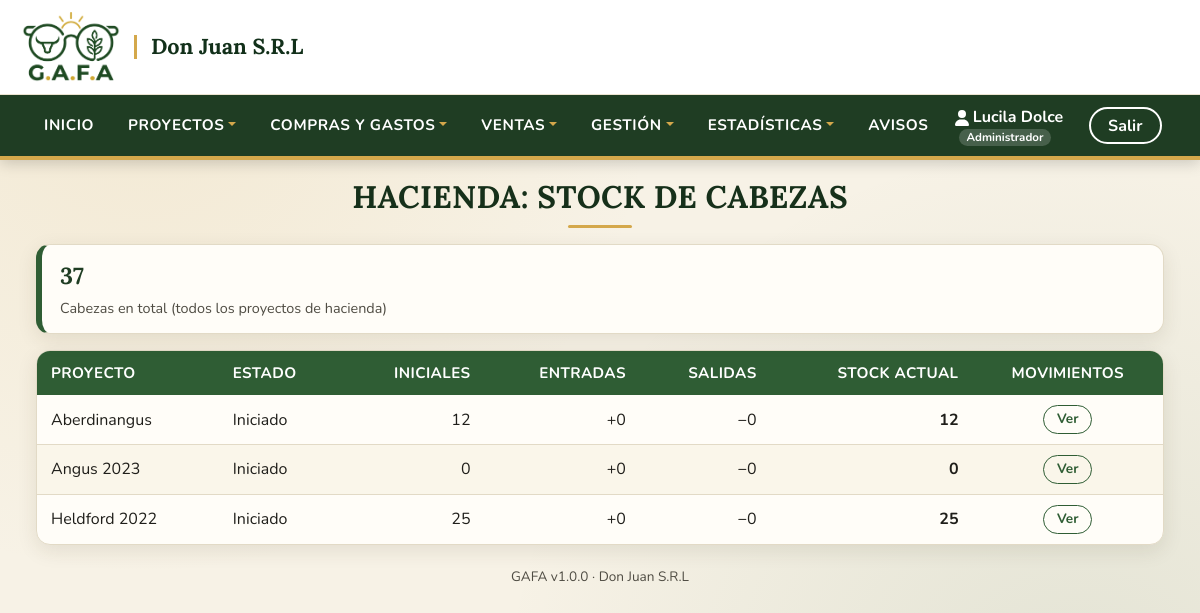
Screenshot of /movimientosHacienda.php (signed in) with the database file from the repository.
### tables this page shows
CREATE TABLE `usuarios` (
  `id_usuario` int(11) NOT NULL AUTO_INCREMENT,
  `usuario` varchar(45) NOT NULL,
  `password` varchar(255) NOT NULL,
  `nombre` varchar(45) NOT NULL,
  `apellido` varchar(45) NOT NULL,
  `id_tipoUsuario` int(11) NOT NULL,
  `id_EstadoUsuario` int(1) NOT NULL,
  PRIMARY KEY (`id_usuario`)
);

CREATE TABLE `proyectos` (
  `id_Proyecto` int(11) NOT NULL AUTO_INCREMENT,
  `id_Parcela` int(11) NOT NULL,
  `nombreProyecto` varchar(45) NOT NULL,
  `id_TipoProyecto` int(11) NOT NULL,
  `cantidadHas` int(11) NOT NULL,
  `id_EstadoProyecto` int(11) NOT NULL,
  PRIMARY KEY (`id_Proyecto`)
);

CREATE TABLE `estadoproyecto` (
  `id_EstadoProyecto` int(11) NOT NULL AUTO_INCREMENT,
  `estado` varchar(45) NOT NULL,
  PRIMARY KEY (`id_EstadoProyecto`)
);

### Modelo/Auth.php (called while the page is built, shortened)
<?php
function e($valor): string
{
    return htmlspecialchars((string)$valor, ENT_QUOTES, 'UTF-8');
}
function nombrePropio(?string $texto): string
{
    $texto = trim((string)preg_replace('/\s+/u', ' ', (string)$texto));
    $palabras = explode(' ', mb_strtolower($texto, 'UTF-8'));
    foreach ($palabras as $i => $p) {
        $palabras[$i] = preg_replace_callback('/(^|[\'\-])(\p{L})/u', function ($m) {
            return $m[1] . mb_strtoupper($m[2], 'UTF-8');
        }, $p);
    }
    return implode(' ', $palabras);
}
function rolUsuario($conexion): int
{
    static $cache = [];
    $usuario = (string)($_SESSION['usuario'] ?? '');
    if (!isset($cache[$usuario])) {
        $stmt = $conexion->prepare("SELECT id_tipoUsuario FROM usuarios WHERE usuario = ?");
        $stmt->bind_param("s", $usuario);
        $stmt->execute();
        $fila = $stmt->get_result()->fetch_assoc();
        $cache[$usuario] = $fila ? (int)$fila['id_tipoUsuario'] : 0;
    }
    return $cache[$usuario];
}
function nombreRol(int $rol): string
{
    return [ROL_ADMIN => 'Administrador', ROL_LECTOR => 'Lector', ROL_OPERADOR => 'Operador'][$rol] ?? 'Sin rol';
}
function puedeEscribir($conexion): bool
{
    return in_array(rolUsuario($conexion), [ROL_ADMIN, ROL_OPERADOR], true);
}

### Modelo/Empresa.php (called while the page is built, shortened)
<?php
require_once __DIR__ . '/Moneda.php';
function empresaPorDefecto(): array
{
    return [
        'nombre' => 'Don Juan S.R.L',
        'lema' => 'Ganadería y Agricultura de Fácil Administración',
        'cuit' => '', 'email' => '', 'telefono' => '', 'direccion' => '',
        'color' => EMPRESA_COLOR_BASE,
        'logo' => '',
    ];
}
function empresa($conexion = null, bool $recargar = false): array
{
    static $cache = null;
    if ($cache !== null) return $cache;
    $datos = empresaPorDefecto();
    $cache = $datos;
    return $cache;
}

### Modelo/Hacienda.php (called while the page is built, shortened)
<?php
require_once __DIR__ . '/Moneda.php';
function haciendaListas($conexion): bool
{
    return tablaExiste($conexion, 'movimientoshacienda');
}
function stockHacienda($conexion, int $id): array
{
    $s = $conexion->prepare("SELECT COALESCE(SUM(cantidadCabezas), 0) FROM detallehacienda WHERE id_Proyecto = ?");
    $s->bind_param('i', $id);
    $s->execute();
    $ini = (int)$s->get_result()->fetch_row()[0];
    $ent = $sal = 0;
    if (haciendaListas($conexion)) {
        $s = $conexion->prepare("SELECT tipo, SUM(cantidad) FROM movimientoshacienda WHERE id_Proyecto = ? GROUP BY tipo");
        $s->bind_param('i', $id);
        $s->execute();
        foreach ($s->get_result()->fetch_all() as [$t, $c]) {
            if ((MOVIMIENTOS_HACIENDA[$t] ?? 0) > 0) $ent += (int)$c; else $sal += (int)$c;
        }
    }
    return ['inicial' => $ini, 'entradas' => $ent, 'salidas' => $sal, 'actual' => $ini + $ent - $sal];
}
function proyectosConStock($conexion): array
{
    $ps = mysqli_fetch_all(mysqli_query($conexion, "SELECT p.id_Proyecto, p.nombreProyecto, e.estado FROM proyectos p
        LEFT JOIN estadoproyecto e ON e.id_EstadoProyecto = p.id_EstadoProyecto WHERE p.id_TipoProyecto = 1 ORDER BY p.nombreProyecto"), MYSQLI_ASSOC);
    foreach ($ps as &$p) $p += stockHacienda($conexion, (int)$p['id_Proyecto']);
    return $ps;
}

### Modelo/Moneda.php (called while the page is built, shortened)
<?php
function tablaExiste($conexion, string $tabla): bool
{
    $stmt = $conexion->prepare("SELECT 1 FROM information_schema.tables WHERE table_schema = DATABASE() AND table_name = ?");
    $stmt->bind_param("s", $tabla);
    $stmt->execute();
    $existe = (bool)$stmt->get_result()->fetch_row();
    return $existe;
}

### movimientosHacienda.php (the view, shortened to what this page needs)
<?php
include('./Template/Cabecera.php');
include('./Modelo/Conexion.php');
include_once('./Modelo/Auth.php');
include_once('./Modelo/Hacienda.php');
include_once('./Modelo/Ventas.php');
$id = (int)($_GET['no'] ?? 0);
if ($id === 0 || !esProyectoHacienda($conexion, $id)) {
    $ps = proyectosConStock($conexion);
    $total = array_sum(array_column($ps, 'actual'));
    ?>
<center>
    <h1>HACIENDA: STOCK DE CABEZAS</h1>
    <div class="resumen-alquiler"><div class="tarjeta-resumen"><span class="num"><?php echo (int)$total; ?></span><span>Cabezas en total (todos los proyectos de hacienda)</span></div></div>
    <?php if (!$ps) { ?><p class="sin-datos">No hay proyectos de hacienda.</p><?php } else { ?>
    <table><thead><tr><th>Proyecto</th><th>Estado</th><th style="text-align:right;">Iniciales</th><th style="text-align:right;">Entradas</th><th style="text-align:right;">Salidas</th><th style="text-align:right;">Stock actual</th><th style="text-align:center;">Movimientos</th></tr></thead><tbody>
        <?php foreach ($ps as $p) { ?>
        <tr><td><?php echo e($p['nombreProyecto']); ?></td><td><?php echo e($p['estado']); ?></td>
            <td style="text-align:right;"><?php echo (int)$p['inicial']; ?></td><td style="text-align:right;">+<?php echo (int)$p['entradas']; ?></td><td style="text-align:right;">−<?php echo (int)$p['salidas']; ?></td>
            <td style="text-align:right;"><b><?php echo (int)$p['actual']; ?></b></td>
            <td class="text-center"><a class="btn btn-sm btn-outline-success" href="./movimientosHacienda.php?no=<?php echo (int)$p['id_Proyecto']; ?>">Ver</a></td></tr>
        <?php } ?></tbody></table>
    <?php } ?>
</center>
<?php
    include('./Template/Pie.php');
    exit;
}
?>
<?php
include('./Template/Pie.php');
?>

### Template/Cabecera.php (shortened to what this page needs)
<?php
include ("./Modelo/Conexion.php");
include_once('./Modelo/Auth.php');
include_once('./Modelo/Empresa.php');
$iduser = $_SESSION['usuario'];
$stmtCab = $conexion->prepare("SELECT * FROM usuarios WHERE usuario = ?");
$stmtCab->bind_param("s", $iduser);
$stmtCab->execute();
$row = $stmtCab->get_result()->fetch_assoc();
$nombre = nombrePropio($row['nombre']);
$apellido = nombrePropio($row['apellido']);
$cantAvisos = notificacionesListas($conexion) ? count(construirAvisos($conexion, configNotificaciones())) : 0;
$emp = empresa($conexion);
$puedeEscribir = puedeEscribir($conexion);
$rolNombre = nombreRol(rolUsuario($conexion));
?>
<!DOCTYPE html>
<html lang="es">
<head>
    <link href="https://cdn.jsdelivr.net/npm/bootstrap@5.2.0-beta1/dist/css/bootstrap.min.css" rel="stylesheet">
    <link href="https://unpkg.com/aos@2.3.1/dist/aos.css" rel="stylesheet">
	<link rel="stylesheet" href="estilos.css">
	<link rel="stylesheet" href="Css/tema.css">
</head>
<body>
<header class="hea-pri" >
	<div class="titPrincipal">
		<a href="./inicio.php" class="marca" title="Ir al inicio">
			<img src="imgs/GAFA_LOGO_oscuro.png" alt="GAFA - Ganadería y Agricultura de Fácil Administración">
			<span class="marca-texto"><?php echo e($emp['nombre']); ?></span>
		</a>
	</div>
    <nav class="navbar navbar-expand-lg navbar-light" style="border-bottom: 1px solid #0a6111;">
        <div class="container-fluid navpri">
            <div class="collapse navbar-collapse" id="navbarNav" >
                <ul class="navbar-nav">
				<li class="nav-item">
					<a href="./inicio.php" class="nav-link" style="color: #0a6111;" aria-current="page">Inicio</a>
				</li>
                <li class="nav-item dropdown">
                        <a href="#" class="nav-link dropdown-toggle " id="navbarDropdown" role="button" data-bs-toggle="dropdown" aria-expanded="false" style="color: #0a6111;">Proyectos</a>
                    </li>
                    <li class="nav-item dropdown">
                        <a href="#" class="nav-link dropdown-toggle " id="navbarDropdown" role="button" data-bs-toggle="dropdown" aria-expanded="false" style="color: #0a6111;">Compras y Gastos</a>
                    </li>
					<li class="nav-item dropdown">
                        <a href="#" class="nav-link dropdown-toggle " id="navbarDropdown" role="button" data-bs-toggle="dropdown" aria-expanded="false" style="color: #0a6111;">Ventas</a>
                    </li>
					<li class="nav-item dropdown">
                        <a href="#" class="nav-link dropdown-toggle " id="navbarDropdown" role="button" data-bs-toggle="dropdown" aria-expanded="false" style="color: #0a6111;">Gestión</a>
                    </li>
					<li class="nav-item dropdown">
                        <a href="#" class="nav-link dropdown-toggle " id="navbarDropdown" role="button" data-bs-toggle="dropdown" aria-expanded="false" style="color: #0a6111;">Estadísticas</a>
                    </li>
					<li class="nav-item"><a href="./avisos.php" class="nav-link">Avisos<?php if ($cantAvisos > 0) { ?> <span class="badge-avisos"><?php echo (int)$cantAvisos; ?></span><?php } ?></a></li>
                </ul>
            </div>
            <div class="exit">
				<div class="exit-name">
				<p><svg xmlns="http://www.w3.org/2000/svg" height="1em" viewBox="0 0 448 512"><path d="M224 256A128 128 0 1 0 224 0a128 128 0 1 0 0 256zm-45.7 48C79.8 304 0 383.8 0 482.3C0 498.7 13.3 512 29.7 512H418.3c16.4 0 29.7-13.3 29.7-29.7C448 383.8 368.2 304 269.7 304H178.3z"/></svg>&nbsp<?php echo htmlspecialchars($nombre." ".$apellido, ENT_QUOTES, 'UTF-8'); ?> <small class="rol-usuario"><?php echo e($rolNombre); ?></small></p>
				</div>
				<div class="exit-exit">
					<a href="./login.php">
						<button class="btn btn-outline-success">Salir</button>
					</a>
				</div>
			</div>
        </div>
    </nav>
</header>

### estilos.css (style rules this page uses)
* { margin: 0; padding: 0; box-sizing: border-box; font-family: 'Montserrat Alternates', sans-serif; }
body { background-color: whitesmoke; object-fit: cover; background-repeat: no-repeat; background-position: center center; justify-content: center; align-items: center; height: auto; }
a { text-decoration: none; }
h1 { color: #0a6111; display: block; font-size: 2em; margin-block-start: 0.67em; margin-block-end: 0.67em; margin-inline-start: 0px; margin-inline-end: 0px; font-weight: bold; }
.titPrincipal { width: 100%; height: 40px; display: flex; justify-content: flex-start; }
p { margin: 0%; }
.exit { padding: 10px; display: flex; justify-content: center; align-items: center; flex-direction: row; gap: 20px; font-family: 'Montserrat Alternates', sans-serif; }

### rows the page displays
usuarios: nombre+apellido "Lucila Dolce", id_tipoUsuario "Administrador"
proyectos: nombreProyecto "Aberdinangus", id_EstadoProyecto.estado "Iniciado", inicial "12", entradas "0", salidas "0", actual "12"
proyectos: nombreProyecto "Angus 2023", id_EstadoProyecto.estado "Iniciado", inicial "0", entradas "0", salidas "0", actual "0"
proyectos: nombreProyecto "Heldford 2022", id_EstadoProyecto.estado "Iniciado", inicial "25", entradas "0", salidas "0", actual "25"

### other values shown
$emp['nombre'] "Don Juan S.R.L"
$total "37"
GAFA_VERSION "1.0.0"
empresa()['nombre'] "Don Juan S.R.L"
